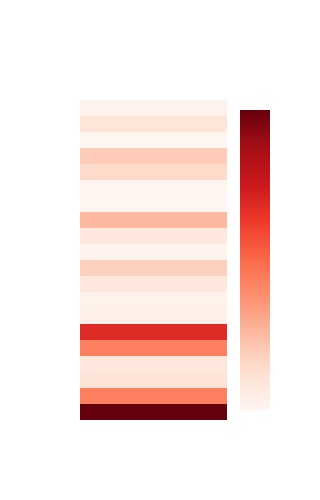

Source (notebook cell):
### Code cell
# NOTA TRÊS
import plotly.graph_objects as go
import pandas as pd


# Pivot the data for heatmap
heatmap_data = df_words_3.pivot(index='token', columns='nota', values='token_frequency').fillna(0)

# Create the heatmap
fig = go.Figure(data=go.Heatmap(
    z=heatmap_data.values,  # Frequency matrix
    x=heatmap_data.columns,  # Grades (x-axis)
    y=heatmap_data.index,    # Tokens (y-axis)
    colorscale='Reds',       # Heatmap color scale
    #colorbar=dict(title="Frequência"),  # Colorbar title
    hoverongaps=False,       # Ensure no gaps show on hover
    hovertemplate=(
        "Token: %{y}<br>" + #Exibir título pelo Streamlit, q aí fica título pra cada coluna
        "Frequência: %{z}<extra></extra>"
    )
))

# Update layout for better visualization
fig.update_layout(
   # title="20 Tokens Mais Frequentes", >> Por título no streamlit
    height=500,  # Adjust height to make the heatmaps narrow
    width=300,  # Adjust width for each heatmap ....  * len(grades)
    template="plotly_white",
    plot_bgcolor="rgba(0, 0, 0, 0)",  # Transparent plot background
    paper_bgcolor="rgba(0, 0, 0, 0)",  # Transparent outer background
    font=dict(color="white")  # White font for all text
)
#fig.update_yaxes(title="Tokens", automargin=True)
fig.update_xaxes(title="", showticklabels=False)

# Show the figure
fig.show()

### Figure 1 — Plotly figure (JSON) as saved in the notebook; plotly's stock layout.template omitted (floating-point values rounded to 4 significant figures)
{"data": [{"colorscale": [[0, "rgb(255,245,240)"], [0.125, "rgb(254,224,210)"], [0.25, "rgb(252,187,161)"], [0.375, "rgb(252,146,114)"], [0.5, "rgb(251,106,74)"], [0.625, "rgb(239,59,44)"], [0.75, "rgb(203,24,29)"], [0.875, "rgb(165,15,21)"], [1, "rgb(103,0,13)"]], "hoverongaps": false, "hovertemplate": "Token: %{y}<br>Frequência: %{z}<extra></extra>", "type": "heatmap", "x": [3], "y": ["azulejos", "belém", "bibiana", "cambará", "casarões", "cidade", "históricos", "maior", "medidas", "municipal", "palacete", "patrimônio", "prefeitura", "problema", "proteção", "roubos", "situação", "valor", "vandalismo", "xix"], "z": [[2531], [1297], [581], [536], [1298], [1838], [409], [400], [520], [742], [379], [537], [912], [358], [376], [672], [782], [361], [571], [396]]}], "layout": {"font": {"color": "white"}, "height": 500, "paper_bgcolor": "rgba(0, 0, 0, 0)", "plot_bgcolor": "rgba(0, 0, 0, 0)", "width": 300, "xaxis": {"showticklabels": false, "title": {"text": ""}}}}
